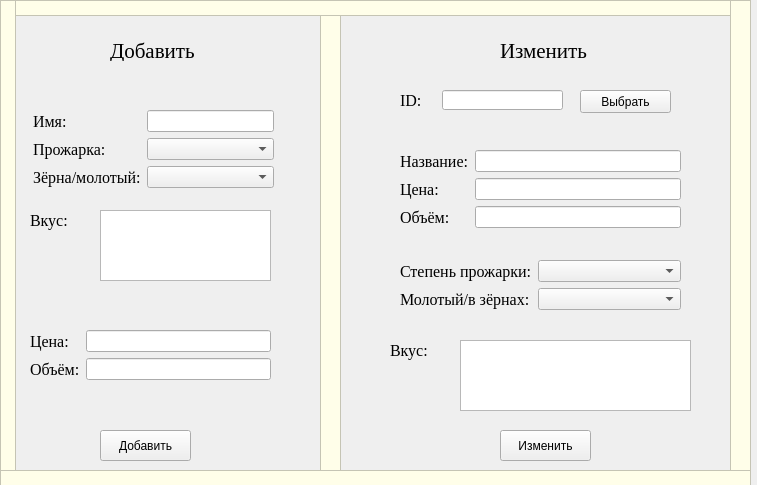
<?xml version="1.0" encoding="UTF-8"?>
<ui version="4.0">
 <class>Form</class>
 <widget class="QWidget" name="Form">
  <property name="geometry">
   <rect>
    <x>0</x>
    <y>0</y>
    <width>757</width>
    <height>485</height>
   </rect>
  </property>
  <property name="windowTitle">
   <string>Form</string>
  </property>
  <widget class="QLabel" name="label">
   <property name="geometry">
    <rect>
     <x>110</x>
     <y>40</y>
     <width>121</width>
     <height>21</height>
    </rect>
   </property>
   <property name="font">
    <font>
     <family>Times New Roman</family>
     <pointsize>16</pointsize>
    </font>
   </property>
   <property name="text">
    <string>Добавить</string>
   </property>
  </widget>
  <widget class="QLabel" name="label_2">
   <property name="geometry">
    <rect>
     <x>500</x>
     <y>40</y>
     <width>111</width>
     <height>21</height>
    </rect>
   </property>
   <property name="font">
    <font>
     <family>Times New Roman</family>
     <pointsize>16</pointsize>
    </font>
   </property>
   <property name="text">
    <string>Изменить</string>
   </property>
  </widget>
  <widget class="QWidget" name="formLayoutWidget">
   <property name="geometry">
    <rect>
     <x>33</x>
     <y>110</y>
     <width>241</width>
     <height>80</height>
    </rect>
   </property>
   <layout class="QFormLayout" name="formLayout">
    <item row="0" column="0">
     <widget class="QLabel" name="label_3">
      <property name="font">
       <font>
        <family>Times New Roman</family>
        <pointsize>12</pointsize>
       </font>
      </property>
      <property name="text">
       <string>Имя:</string>
      </property>
     </widget>
    </item>
    <item row="0" column="1">
     <widget class="QLineEdit" name="line_addname"/>
    </item>
    <item row="1" column="0">
     <widget class="QLabel" name="label_4">
      <property name="font">
       <font>
        <family>Times New Roman</family>
        <pointsize>12</pointsize>
       </font>
      </property>
      <property name="text">
       <string>Прожарка:</string>
      </property>
     </widget>
    </item>
    <item row="1" column="1">
     <widget class="QComboBox" name="comBox1"/>
    </item>
    <item row="2" column="0">
     <widget class="QLabel" name="label_5">
      <property name="font">
       <font>
        <family>Times New Roman</family>
        <pointsize>12</pointsize>
       </font>
      </property>
      <property name="text">
       <string>Зёрна/молотый:</string>
      </property>
     </widget>
    </item>
    <item row="2" column="1">
     <widget class="QComboBox" name="comBox2"/>
    </item>
   </layout>
  </widget>
  <widget class="QLabel" name="label_6">
   <property name="geometry">
    <rect>
     <x>30</x>
     <y>210</y>
     <width>70</width>
     <height>20</height>
    </rect>
   </property>
   <property name="font">
    <font>
     <family>Times New Roman</family>
     <pointsize>12</pointsize>
    </font>
   </property>
   <property name="text">
    <string>Вкус:</string>
   </property>
  </widget>
  <widget class="QPlainTextEdit" name="plainText1">
   <property name="geometry">
    <rect>
     <x>100</x>
     <y>210</y>
     <width>171</width>
     <height>71</height>
    </rect>
   </property>
  </widget>
  <widget class="QWidget" name="formLayoutWidget_2">
   <property name="geometry">
    <rect>
     <x>30</x>
     <y>330</y>
     <width>241</width>
     <height>80</height>
    </rect>
   </property>
   <layout class="QFormLayout" name="formLayout_2">
    <item row="0" column="0">
     <widget class="QLabel" name="label_7">
      <property name="font">
       <font>
        <family>Times New Roman</family>
        <pointsize>12</pointsize>
       </font>
      </property>
      <property name="text">
       <string>Цена:</string>
      </property>
     </widget>
    </item>
    <item row="0" column="1">
     <widget class="QLineEdit" name="line_addprice"/>
    </item>
    <item row="1" column="0">
     <widget class="QLabel" name="label_8">
      <property name="font">
       <font>
        <family>Times New Roman</family>
        <pointsize>12</pointsize>
       </font>
      </property>
      <property name="text">
       <string>Объём:</string>
      </property>
     </widget>
    </item>
    <item row="1" column="1">
     <widget class="QLineEdit" name="line_addvolume"/>
    </item>
   </layout>
  </widget>
  <widget class="QPushButton" name="btn_add">
   <property name="geometry">
    <rect>
     <x>100</x>
     <y>430</y>
     <width>91</width>
     <height>31</height>
    </rect>
   </property>
   <property name="text">
    <string>Добавить</string>
   </property>
  </widget>
  <widget class="QLineEdit" name="line_id">
   <property name="geometry">
    <rect>
     <x>442</x>
     <y>90</y>
     <width>121</width>
     <height>20</height>
    </rect>
   </property>
  </widget>
  <widget class="QPushButton" name="pushButton_2">
   <property name="geometry">
    <rect>
     <x>580</x>
     <y>90</y>
     <width>91</width>
     <height>23</height>
    </rect>
   </property>
   <property name="text">
    <string>Выбрать</string>
   </property>
  </widget>
  <widget class="QLabel" name="label_9">
   <property name="geometry">
    <rect>
     <x>390</x>
     <y>340</y>
     <width>70</width>
     <height>20</height>
    </rect>
   </property>
   <property name="font">
    <font>
     <family>Times New Roman</family>
     <pointsize>12</pointsize>
    </font>
   </property>
   <property name="text">
    <string>Вкус:</string>
   </property>
  </widget>
  <widget class="QPlainTextEdit" name="plainText2">
   <property name="geometry">
    <rect>
     <x>460</x>
     <y>340</y>
     <width>231</width>
     <height>71</height>
    </rect>
   </property>
  </widget>
  <widget class="QLabel" name="label_10">
   <property name="geometry">
    <rect>
     <x>400</x>
     <y>90</y>
     <width>51</width>
     <height>20</height>
    </rect>
   </property>
   <property name="font">
    <font>
     <family>Times New Roman</family>
     <pointsize>12</pointsize>
    </font>
   </property>
   <property name="text">
    <string>ID:</string>
   </property>
  </widget>
  <widget class="QPushButton" name="btn_red">
   <property name="geometry">
    <rect>
     <x>500</x>
     <y>430</y>
     <width>91</width>
     <height>31</height>
    </rect>
   </property>
   <property name="text">
    <string>Изменить</string>
   </property>
  </widget>
  <widget class="QFrame" name="frame">
   <property name="geometry">
    <rect>
     <x>320</x>
     <y>0</y>
     <width>21</width>
     <height>471</height>
    </rect>
   </property>
   <property name="styleSheet">
    <string notr="true">background-color: rgb(255, 254, 233);</string>
   </property>
   <property name="frameShape">
    <enum>QFrame::StyledPanel</enum>
   </property>
   <property name="frameShadow">
    <enum>QFrame::Raised</enum>
   </property>
  </widget>
  <widget class="QFrame" name="frame_2">
   <property name="geometry">
    <rect>
     <x>0</x>
     <y>0</y>
     <width>751</width>
     <height>16</height>
    </rect>
   </property>
   <property name="styleSheet">
    <string notr="true">background-color: rgb(255, 254, 233);</string>
   </property>
   <property name="frameShape">
    <enum>QFrame::StyledPanel</enum>
   </property>
   <property name="frameShadow">
    <enum>QFrame::Raised</enum>
   </property>
  </widget>
  <widget class="QFrame" name="frame_3">
   <property name="geometry">
    <rect>
     <x>730</x>
     <y>0</y>
     <width>21</width>
     <height>471</height>
    </rect>
   </property>
   <property name="styleSheet">
    <string notr="true">background-color: rgb(255, 254, 233);</string>
   </property>
   <property name="frameShape">
    <enum>QFrame::StyledPanel</enum>
   </property>
   <property name="frameShadow">
    <enum>QFrame::Raised</enum>
   </property>
  </widget>
  <widget class="QFrame" name="frame_4">
   <property name="geometry">
    <rect>
     <x>0</x>
     <y>470</y>
     <width>751</width>
     <height>16</height>
    </rect>
   </property>
   <property name="styleSheet">
    <string notr="true">background-color: rgb(255, 254, 233);</string>
   </property>
   <property name="frameShape">
    <enum>QFrame::StyledPanel</enum>
   </property>
   <property name="frameShadow">
    <enum>QFrame::Raised</enum>
   </property>
  </widget>
  <widget class="QFrame" name="frame_5">
   <property name="geometry">
    <rect>
     <x>0</x>
     <y>0</y>
     <width>16</width>
     <height>471</height>
    </rect>
   </property>
   <property name="styleSheet">
    <string notr="true">background-color: rgb(255, 254, 233);</string>
   </property>
   <property name="frameShape">
    <enum>QFrame::StyledPanel</enum>
   </property>
   <property name="frameShadow">
    <enum>QFrame::Raised</enum>
   </property>
  </widget>
  <widget class="QWidget" name="formLayoutWidget_3">
   <property name="geometry">
    <rect>
     <x>400</x>
     <y>260</y>
     <width>281</width>
     <height>61</height>
    </rect>
   </property>
   <layout class="QFormLayout" name="formLayout_3">
    <item row="0" column="1">
     <widget class="QComboBox" name="comBox3"/>
    </item>
    <item row="1" column="0">
     <widget class="QLabel" name="label_12">
      <property name="font">
       <font>
        <family>Times New Roman</family>
        <pointsize>12</pointsize>
       </font>
      </property>
      <property name="text">
       <string>Молотый/в зёрнах:</string>
      </property>
     </widget>
    </item>
    <item row="1" column="1">
     <widget class="QComboBox" name="comboBox_2"/>
    </item>
    <item row="0" column="0">
     <widget class="QLabel" name="label_11">
      <property name="font">
       <font>
        <family>Times New Roman</family>
        <pointsize>12</pointsize>
       </font>
      </property>
      <property name="text">
       <string>Степень прожарки:</string>
      </property>
     </widget>
    </item>
   </layout>
  </widget>
  <widget class="QWidget" name="formLayoutWidget_4">
   <property name="geometry">
    <rect>
     <x>400</x>
     <y>150</y>
     <width>281</width>
     <height>80</height>
    </rect>
   </property>
   <layout class="QFormLayout" name="formLayout_4">
    <item row="0" column="1">
     <widget class="QLineEdit" name="line_redname"/>
    </item>
    <item row="1" column="0">
     <widget class="QLabel" name="label_14">
      <property name="font">
       <font>
        <family>Times New Roman</family>
        <pointsize>12</pointsize>
       </font>
      </property>
      <property name="text">
       <string>Цена:</string>
      </property>
     </widget>
    </item>
    <item row="1" column="1">
     <widget class="QLineEdit" name="line_redprice"/>
    </item>
    <item row="2" column="0">
     <widget class="QLabel" name="label_15">
      <property name="font">
       <font>
        <family>Times New Roman</family>
        <pointsize>12</pointsize>
       </font>
      </property>
      <property name="text">
       <string>Объём:</string>
      </property>
     </widget>
    </item>
    <item row="0" column="0">
     <widget class="QLabel" name="label_13">
      <property name="font">
       <font>
        <family>Times New Roman</family>
        <pointsize>12</pointsize>
       </font>
      </property>
      <property name="text">
       <string>Название:</string>
      </property>
     </widget>
    </item>
    <item row="2" column="1">
     <widget class="QLineEdit" name="line_redvolume"/>
    </item>
   </layout>
  </widget>
 </widget>
 <resources/>
 <connections/>
</ui>
